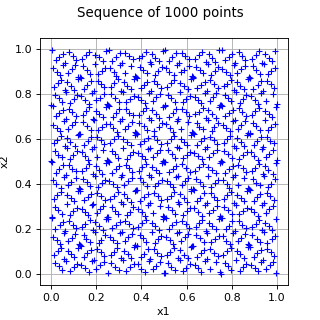

Source code (Python):
import openturns as ot
from matplotlib import pyplot as plt
from openturns.viewer import View

# Generate points with the given sequence
sequence = ot.FaureSequence(2)
sample = sequence.generate(1000)

# Create the graph
graph = ot.Graph("", "x1", "x2", True, "")
cloud = ot.Cloud(sample)
graph.add(cloud)

# Draw the graph
fig = plt.figure(figsize=(4, 4))
plt.suptitle("Sequence of 1000 points")
axis = fig.add_subplot(111)
View(graph, figure=fig, axes=[axis], add_legend=False)
axis.set_xlim(auto=True)
